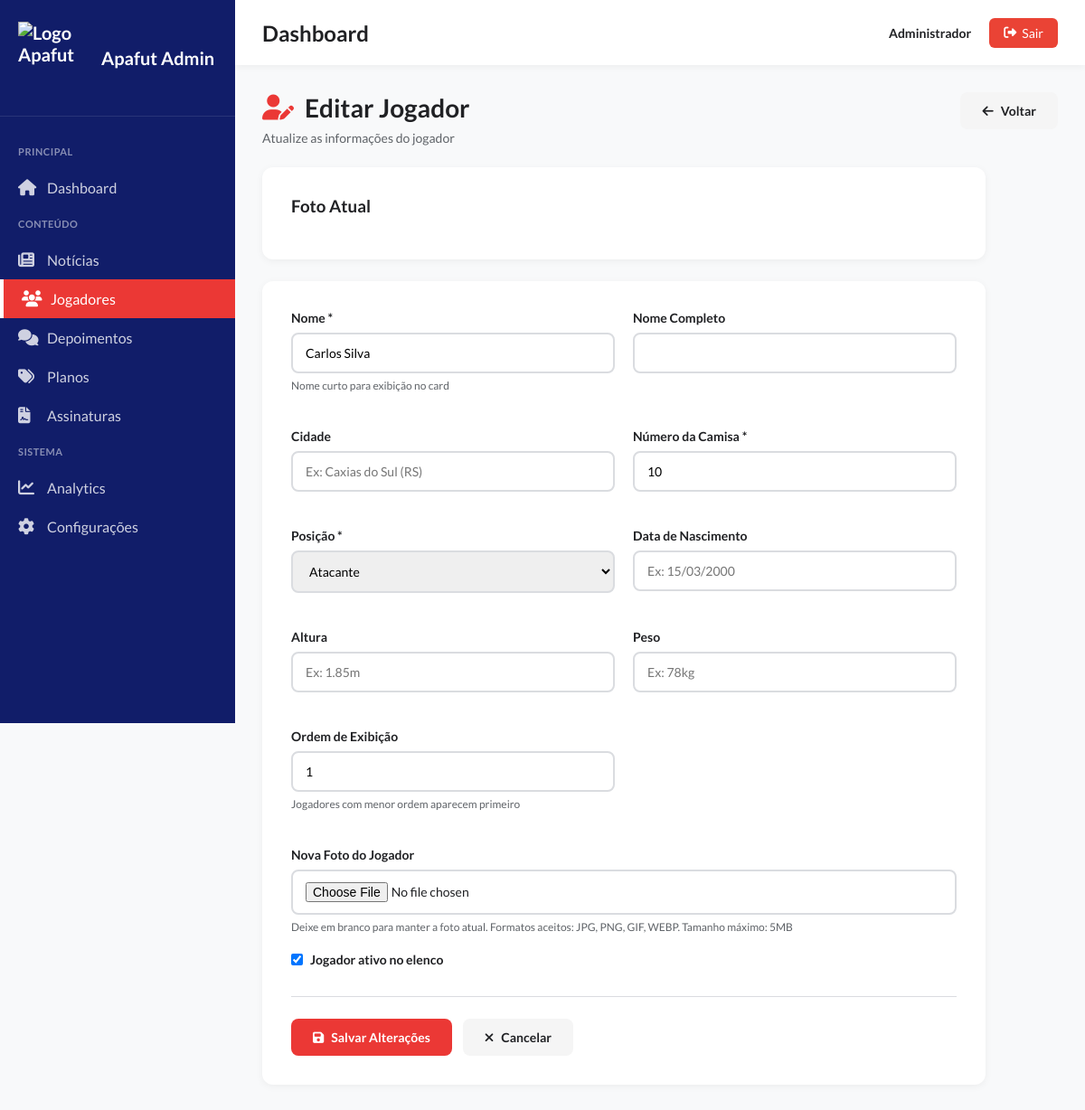
Page /admin/jogador-editar.php?id=1 (signed in) on the committed database.
### tables this page shows
CREATE TABLE IF NOT EXISTS jogadores (
    id INT AUTO_INCREMENT PRIMARY KEY,
    nome VARCHAR(100) NOT NULL,
    posicao VARCHAR(50) NOT NULL,
    numero INT NOT NULL,
    foto VARCHAR(255),
    ativo TINYINT(1) DEFAULT 1,
    ordem INT DEFAULT 0,
    created_at TIMESTAMP DEFAULT CURRENT_TIMESTAMP
);

### src/Security.php (called while the page is built, shortened)
<?php
class Security {
    public static function validateInt($value, $min = null, $max = null) {
        $value = filter_var($value, FILTER_VALIDATE_INT);
        return $value;
    }
}

### admin/jogador-editar.php (the view, shortened to what this page needs)
<?php
$jogadorId = Security::validateInt($_GET['id'] ?? 0, 1);
try {
    $conn = getConnection();
    $stmt = $conn->prepare("SELECT * FROM jogadores WHERE id = :id");
    $stmt->bindParam(':id', $jogadorId);
    $stmt->execute();
    $jogador = $stmt->fetch();
} catch (Exception $e) {
    $error = 'Erro ao buscar jogador';
}
?>
<!DOCTYPE html>
<html lang="pt-br">
<head>
    <link rel="stylesheet" href="assets/css/dashboard.css">
    <link rel="stylesheet" href="assets/css/jogadores.css">
    <link rel="stylesheet" href="assets/css/alerts.css">
</head>
<body>
    <div class="admin-wrapper">
        <?php include 'includes/sidebar.php'; ?>
        <main class="main-content">
            <?php include 'includes/topbar.php'; ?>
            <div class="content">
                <div class="page-header">
                    <div>
                        <h1><i class="fas fa-user-edit"></i> Editar Jogador</h1>
                        <p>Atualize as informações do jogador</p>
                    </div>
                    <a href="jogadores.php" class="btn btn-light">
                        <i class="fas fa-arrow-left"></i> Voltar
                    </a>
                </div>
                <?php if (!empty($jogador['foto'])): ?>
                    <div class="form-card" style="margin-bottom: 24px;">
                        <h3 style="margin-bottom: 16px;">Foto Atual</h3>
                    </div>
                <?php endif; ?>
                <div class="form-card">
                    <form method="POST" enctype="multipart/form-data">
                        <div class="form-row">
                            <div class="form-group">
                                <label for="nome">Nome *</label>
                                <input type="text" id="nome" name="nome" required value="<?= htmlspecialchars($jogador['nome']) ?>">
                                <small>Nome curto para exibição no card</small>
                            </div>
                            <div class="form-group">
                                <label for="nome_completo">Nome Completo</label>
                                <input type="text" id="nome_completo" name="nome_completo" value="<?= htmlspecialchars($jogador['nome_completo'] ?? '') ?>">
                            </div>
                        </div>
                        <div class="form-row">
                            <div class="form-group">
                                <label for="cidade">Cidade</label>
                                <input type="text" id="cidade" name="cidade" placeholder="Ex: Caxias do Sul (RS)" value="<?= htmlspecialchars($jogador['cidade'] ?? '') ?>">
                            </div>
                            <div class="form-group">
                                <label for="numero">Número da Camisa *</label>
                                <input type="number" id="numero" name="numero" min="1" max="99" required value="<?= htmlspecialchars($jogador['numero']) ?>">
                            </div>
                        </div>
                        <div class="form-row">
                            <div class="form-group">
                                <label for="posicao">Posição *</label>
                                <select id="posicao" name="posicao" required>
                                    <option value="Atacante" <?= $jogador['posicao'] === 'Atacante' ? 'selected' : '' ?>>Atacante</option>
                                </select>
                            </div>
                            <div class="form-group">
                                <label for="data_nascimento">Data de Nascimento</label>
                                <input type="text" id="data_nascimento" name="data_nascimento" placeholder="Ex: 15/03/2000" value="<?= htmlspecialchars($jogador['data_nascimento'] ?? '') ?>">
                            </div>
                        </div>
                        <div class="form-row">
                            <div class="form-group">
                                <label for="altura">Altura</label>
                                <input type="text" id="altura" name="altura" placeholder="Ex: 1.85m" value="<?= htmlspecialchars($jogador['altura'] ?? '') ?>">
                            </div>
                            <div class="form-group">
                                <label for="peso">Peso</label>
                                <input type="text" id="peso" name="peso" placeholder="Ex: 78kg" value="<?= htmlspecialchars($jogador['peso'] ?? '') ?>">
                            </div>
                        </div>
                        <div class="form-row">
                            <div class="form-group">
                                <label for="ordem">Ordem de Exibição</label>
                                <input type="number" id="ordem" name="ordem" min="0" value="<?= htmlspecialchars($jogador['ordem']) ?>">
                                <small>Jogadores com menor ordem aparecem primeiro</small>
                            </div>
                        </div>
                        <div class="form-group">
                            <label for="foto">Nova Foto do Jogador</label>
                            <input type="file" id="foto" name="foto" accept="image/*" onchange="previewFoto(this)">
                            <small>Deixe em branco para manter a foto atual. Formatos aceitos: JPG, PNG, GIF, WEBP. Tamanho máximo: 5MB</small>
                        </div>
                        <div class="form-group">
                            <div class="checkbox-group">
                                <input type="checkbox" id="ativo" name="ativo" <?= $jogador['ativo'] ? 'checked' : '' ?>>
                                <label for="ativo" style="margin: 0;">Jogador ativo no elenco</label>
                            </div>
                        </div>
                        <div class="form-actions">
                            <button type="submit" class="btn btn-primary">
                                <i class="fas fa-save"></i> Salvar Alterações
                            </button>
                            <a href="jogadores.php" class="btn btn-light">
                                <i class="fas fa-times"></i> Cancelar
                            </a>
                        </div>
                    </form>
                </div>
            </div>
        </main>
    </div>
</body>
</html>

### admin/assets/css/dashboard.css (style rules this page uses)
* { margin: 0; padding: 0; box-sizing: border-box; }
:root { --vermelho-primario: #eb3835; --azul-secundario: #111D69; --success-color: #34a853; --danger-color: #ea4335; --warning-color: #fbbc04; --dark-bg: #1f1f1f; --light-bg: #f8f9fa; --sidebar-bg: #111D69; --text-dark: #202124; --text-light: #5f6368; --border-color: #dadce0; }
body { font-family: 'Lato', -apple-system, BlinkMacSystemFont, 'Segoe UI', Roboto, sans-serif; background: var(--light-bg); color: var(--text-dark); }
.admin-wrapper { display: flex; min-height: 100vh; }
.main-content { flex: 1; margin-left: 260px; min-height: 100vh; }
.content { padding: 30px; }

### admin/assets/css/jogadores.css (style rules this page uses)
.page-header { display: flex; justify-content: space-between; align-items: flex-start; margin-bottom: 24px; gap: 20px; }
.page-header h1 { font-size: 28px; font-weight: 700; color: var(--text-dark); margin: 0 0 8px 0; display: flex; align-items: center; gap: 12px; }
.page-header h1 i { color: var(--vermelho-primario); }
.page-header p { color: var(--text-light); margin: 0; font-size: 14px; }
.btn { display: inline-flex; align-items: center; gap: 8px; padding: 12px 24px; border: none; border-radius: 8px; font-size: 14px; font-weight: 600; cursor: pointer; transition: all 0.3s; text-decoration: none; font-family: 'Lato', sans-serif; }
.btn-primary { background: var(--vermelho-primario); color: white; }
.btn-light { background: #f5f5f5; color: var(--text-dark); }
.form-card { background: white; padding: 32px; border-radius: 12px; box-shadow: 0 2px 8px rgba(0, 0, 0, 0.05); max-width: 800px; }
.form-row { display: grid; grid-template-columns: 1fr 1fr; gap: 20px; margin-bottom: 20px; }
.form-group { margin-bottom: 20px; }
.form-group label { display: block; font-weight: 600; color: var(--text-dark); margin-bottom: 8px; font-size: 14px; }
.form-group input, .form-group select, .form-group textarea { width: 100%; padding: 12px 14px; border: 2px solid var(--border-color); border-radius: 8px; font-size: 14px; transition: all 0.3s; font-family: 'Lato', sans-serif; }
.form-group small { display: block; color: var(--text-light); font-size: 12px; margin-top: 6px; }
.form-actions { display: flex; gap: 12px; margin-top: 32px; padding-top: 24px; border-top: 1px solid var(--border-color); }
.checkbox-group { display: flex; align-items: center; gap: 8px; }
.checkbox-group input[type="checkbox"] { width: auto; cursor: pointer; }

### rows in the picture
jogadores: nome "Carlos Silva", numero "10", posicao "Atacante", ordem "1", ativo "☑"

### other values in the picture
$pageTitle "Dashboard"
$user['nome'] "Administrador"
